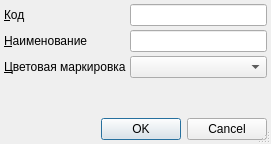
<?xml version="1.0" encoding="UTF-8"?>
<ui version="4.0">
 <class>ItemEditorDialog</class>
 <widget class="QDialog" name="ItemEditorDialog">
  <property name="geometry">
   <rect>
    <x>0</x>
    <y>0</y>
    <width>271</width>
    <height>144</height>
   </rect>
  </property>
  <property name="windowTitle">
   <string>ChangeMe!</string>
  </property>
  <property name="sizeGripEnabled">
   <bool>true</bool>
  </property>
  <layout class="QGridLayout" name="gridLayout">
   <property name="margin">
    <number>4</number>
   </property>
   <property name="spacing">
    <number>4</number>
   </property>
   <item row="0" column="0">
    <widget class="QLabel" name="lblCode">
     <property name="text">
      <string>&amp;Код</string>
     </property>
     <property name="buddy">
      <cstring>edtCode</cstring>
     </property>
    </widget>
   </item>
   <item row="0" column="1">
    <widget class="QLineEdit" name="edtCode"/>
   </item>
   <item row="1" column="0">
    <widget class="QLabel" name="lblName">
     <property name="text">
      <string>&amp;Наименование</string>
     </property>
     <property name="buddy">
      <cstring>edtName</cstring>
     </property>
    </widget>
   </item>
   <item row="1" column="1">
    <widget class="QLineEdit" name="edtName"/>
   </item>
   <item row="2" column="0">
    <widget class="QLabel" name="lblColor">
     <property name="text">
      <string>&amp;Цветовая маркировка</string>
     </property>
     <property name="buddy">
      <cstring>cmbColor</cstring>
     </property>
    </widget>
   </item>
   <item row="2" column="1">
    <widget class="CColorComboBox" name="cmbColor"/>
   </item>
   <item row="3" column="0">
    <spacer>
     <property name="orientation">
      <enum>Qt::Vertical</enum>
     </property>
     <property name="sizeHint" stdset="0">
      <size>
       <width>103</width>
       <height>16</height>
      </size>
     </property>
    </spacer>
   </item>
   <item row="4" column="0" colspan="2">
    <widget class="QDialogButtonBox" name="buttonBox">
     <property name="orientation">
      <enum>Qt::Horizontal</enum>
     </property>
     <property name="standardButtons">
      <set>QDialogButtonBox::Cancel|QDialogButtonBox::Ok</set>
     </property>
    </widget>
   </item>
  </layout>
 </widget>
 <customwidgets>
  <customwidget>
   <class>CColorComboBox</class>
   <extends>QComboBox</extends>
   <header>library/ColorEdit.h</header>
  </customwidget>
 </customwidgets>
 <tabstops>
  <tabstop>edtCode</tabstop>
  <tabstop>edtName</tabstop>
  <tabstop>cmbColor</tabstop>
  <tabstop>buttonBox</tabstop>
 </tabstops>
 <resources/>
 <connections>
  <connection>
   <sender>buttonBox</sender>
   <signal>accepted()</signal>
   <receiver>ItemEditorDialog</receiver>
   <slot>accept()</slot>
   <hints>
    <hint type="sourcelabel">
     <x>158</x>
     <y>121</y>
    </hint>
    <hint type="destinationlabel">
     <x>117</x>
     <y>106</y>
    </hint>
   </hints>
  </connection>
  <connection>
   <sender>buttonBox</sender>
   <signal>rejected()</signal>
   <receiver>ItemEditorDialog</receiver>
   <slot>reject()</slot>
   <hints>
    <hint type="sourcelabel">
     <x>238</x>
     <y>99</y>
    </hint>
    <hint type="destinationlabel">
     <x>247</x>
     <y>107</y>
    </hint>
   </hints>
  </connection>
 </connections>
</ui>
